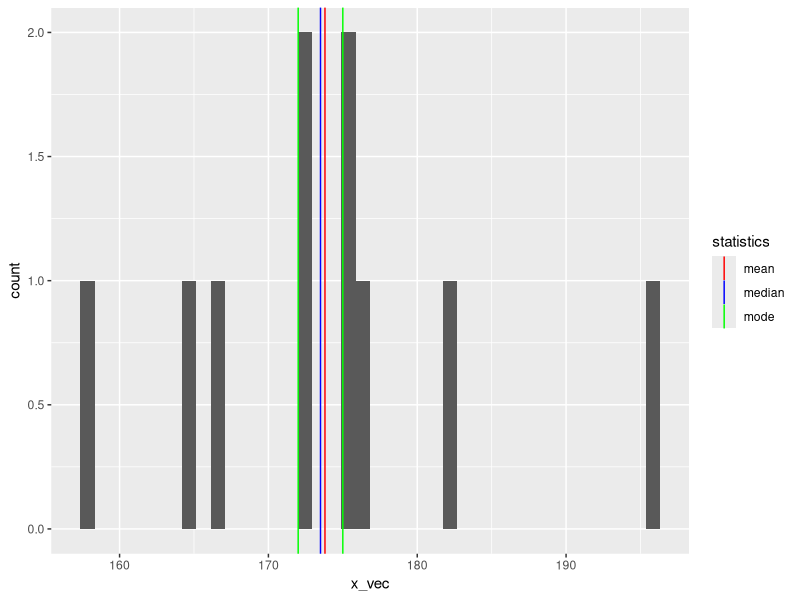
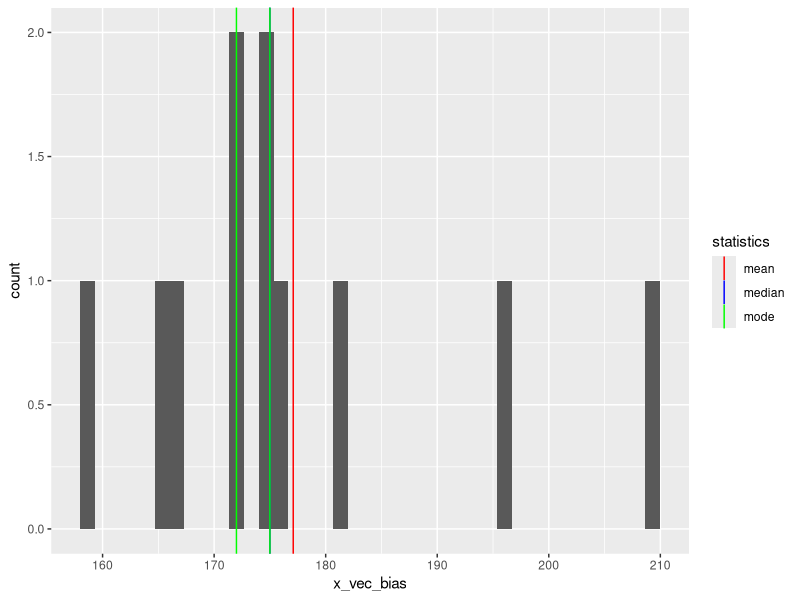
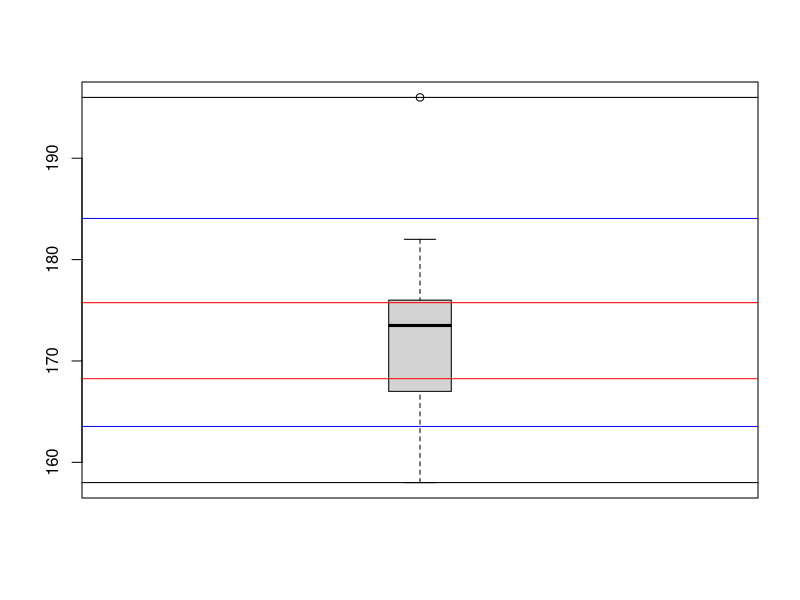
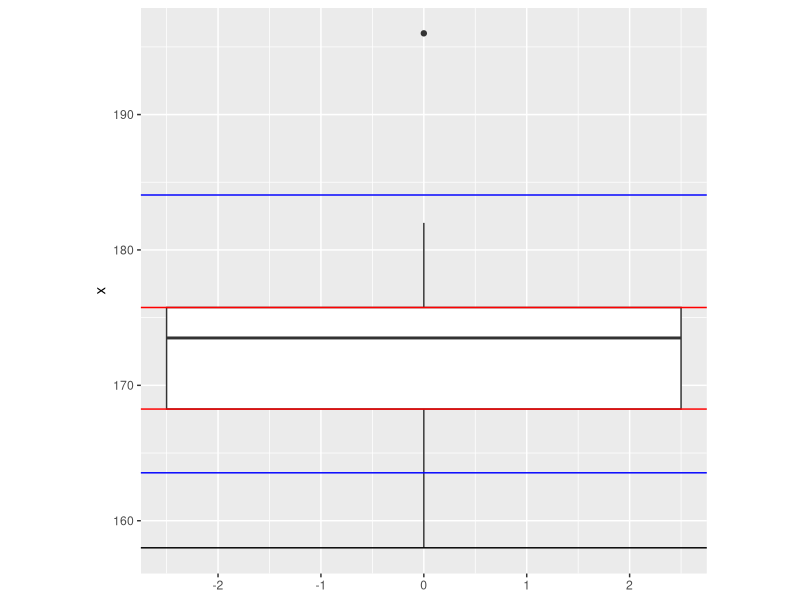
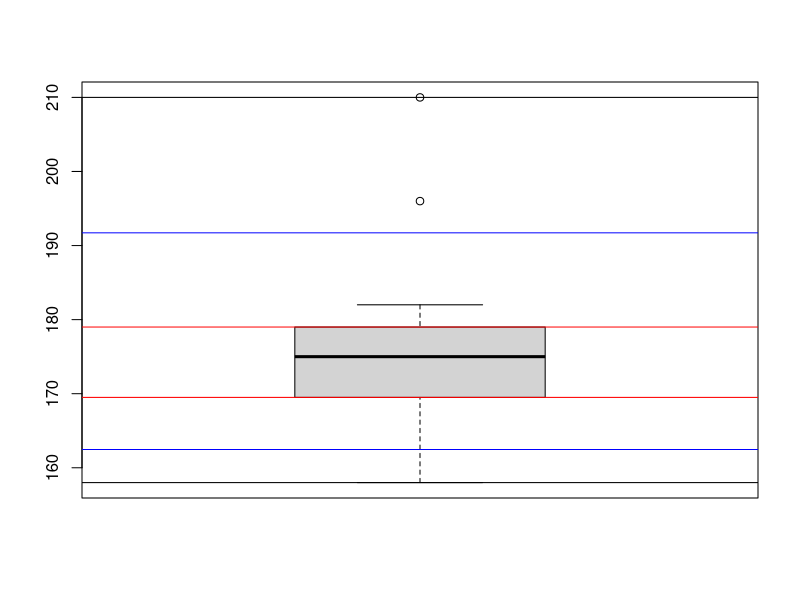
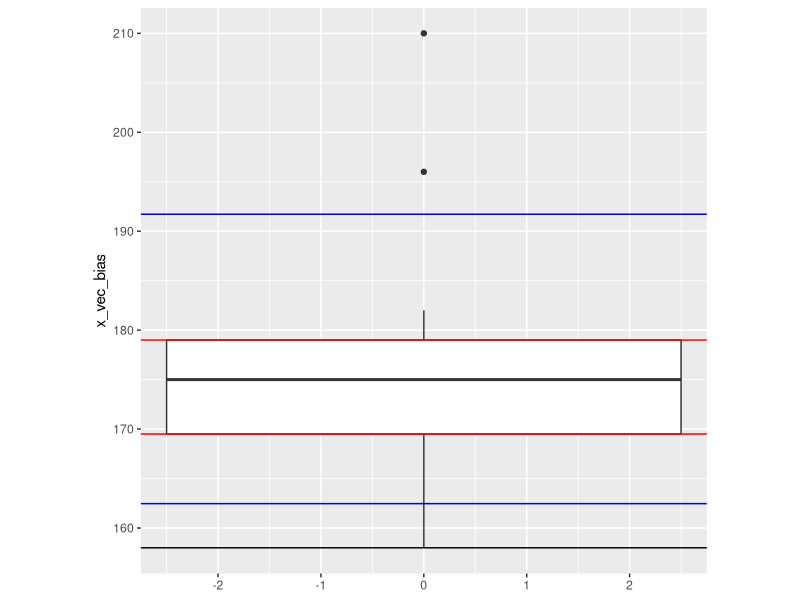
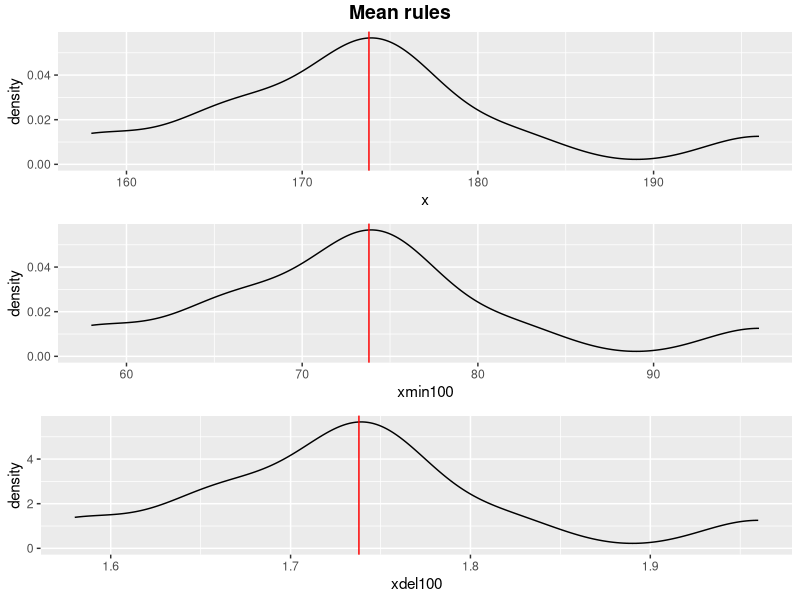
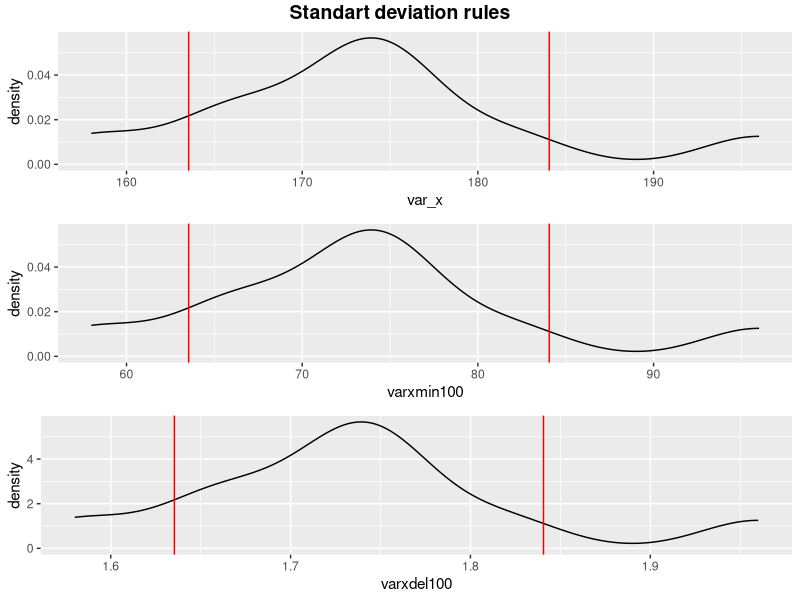

Source code (R) for these figures, in order:
## ---- chunk 1
knitr::opts_chunk$set(echo = TRUE, message = FALSE, error = FALSE)
## ---- chunk 2
library('ggplot2')
library('ggpubr')
library('dplyr')
library('tidyr')
## ---- chunk 3
mean_fun <- function(x){
  return(sum(x)/length(x))
}

med_fun <- function(x){
  return(ifelse(length(x)%%2==0, (sort(x)[length(x)/2]+sort(x)[(length(x)/2)+1])/2, sort(x)[length(x)/2]))
}

mode_fun = function(x){
    return(as.numeric(names(table(x)[table(x)==max(table(x))])))
}
## ---- chunk 4
x <- c(175, 176, 182, 165, 167, 172, 175, 196, 158, 172)

# mean
mean_fun(x)
mean(x)

# mean with trimming
mean(x, trim = 0.1)
mean(sort(x)[-c(1,10)])

# median
median(x)
med_fun(x)

# mode
mode_fun(x)
## ---- chunk 5
library(ggplot2)

x_vec <- x

ggplot()+
  geom_histogram(aes(x_vec), bins=40)+
  geom_vline(aes(xintercept=mean(x_vec), col='mean'))+
  geom_vline(aes(xintercept=median(x_vec), col='median'))+
  geom_vline(aes(xintercept=mode_fun(x_vec), col='mode'))+
  scale_color_manual(name = "statistics", values = c(median = "blue", mean = "red", mode = 'green'))
## ---- chunk 6
x_vec_bias <- c(x_vec,210)

# mean
mean_fun(x_vec_bias)
mean(x_vec_bias)

# mean with trimming
mean(x_vec_bias, trim = 0.1)
mean(sort(x_vec_bias)[-c(1,10)])

# median
median(x_vec_bias)
med_fun(x_vec_bias)

# mode
mode_fun(x_vec_bias)

# plot
ggplot()+
  geom_histogram(aes(x_vec_bias), bins=40)+
  geom_vline(aes(xintercept=mean(x_vec_bias), col='mean'))+
  geom_vline(aes(xintercept=median(x_vec_bias), col='median'))+
  geom_vline(aes(xintercept=mode_fun(x_vec_bias), col='mode'))+
  scale_color_manual(name = "statistics", values = c(median = "blue", mean = "red", mode = 'green'))



## ---- chunk 7
variance <- function(x){
  return(sum((x - mean(x))^2)/(length(x)-1))
}

std <- function(x){
  return(sqrt(sum((x - mean(x))^2)/(length(x)-1)))
}


variance(x)
var(x)

std(x)
sd(x)
## ---- chunk 8
boxplot(x, pars=list(boxwex = 0.2))
# range
abline(h=range(x)[1])
abline(h=range(x)[2])
# IQR - red line
abline(h=quantile(x, c(0.25, 0.75)), col="red")
# 1-sd borders - blue line
abline(h=(mean(x)-sd(x)), col='blue')
abline(h = (mean(x)+sd(x)), col='blue')

ggplot(as.data.frame(x), aes(y = x)) +
  geom_boxplot(width=5) +
  geom_hline(yintercept = range(x)[1]) +
  geom_hline(yintercept = range(x)[0]) +
  geom_hline(yintercept = quantile(x, c(0.25, 0.75)), color = "red") +
  geom_hline(yintercept = (mean(x)-sd(x)), color = "blue")+
  geom_hline(yintercept = (mean(x)+sd(x)), color = "blue")+
  theme(aspect.ratio = 1)

## ---- chunk 9
boxplot(x_vec_bias)
# range
abline(h=range(x_vec_bias)[1])
abline(h=range(x_vec_bias)[2])
# IQR - red line
abline(h=quantile(x_vec_bias, c(0.25, 0.75)), col="red")
# 1-sd borders - blue line
abline(h=(mean(x_vec_bias)-sd(x_vec_bias)), col='blue')
abline(h = (mean(x_vec_bias)+sd(x_vec_bias)), col='blue')

ggplot(as.data.frame(x_vec_bias), aes(y = x_vec_bias)) +
  geom_boxplot(width=5) +
  geom_hline(yintercept = range(x_vec_bias)[1]) +
  geom_hline(yintercept = range(x_vec_bias)[0]) +
  geom_hline(yintercept = quantile(x_vec_bias, c(0.25, 0.75)), color = "red") +
  geom_hline(yintercept = (mean(x_vec_bias)-sd(x_vec_bias)), color = "blue")+
  geom_hline(yintercept = (mean(x_vec_bias)+sd(x_vec_bias)), color = "blue")+
  theme(aspect.ratio = 1)

## ---- chunk 10
mean(x-100)
mean(x) - 100

mean(x / 100)
mean(x) / 100

abs(sum(x - mean(x)) - 0) < 0.000000001
## ---- chunk 11
var(x - 100) == var(x)

var(x / 100)
var(x) / 10000

sd(x / 100)
sd(x) / 100
## ---- chunk 12
names_ <- c('mean_extr', 'mean_div', 'var_extr', 'var_div', 'sd_div')
rules1 <-c((mean(x-100)), (mean(x/100)), (var(x-100)), (var(x/100)), (sd(x/100)))
rules2 <- c((mean(x) - 100), (mean(x) / 100), (var(x)), (var(x) / 10000), (sd(x) / 100))
rul <- data.frame(names_, rules1, rules2)
rul
## ---- chunk 13
df <- data.frame("x" = x , "xmin100" = x-100, "xdel100" = x/100)
m <-  ggplot(df, aes(x))+
      geom_density()+
      geom_vline(xintercept=mean(df$x),col='red')
n <-  ggplot(df, aes(xmin100))+
      geom_density()+
      geom_vline(xintercept=mean(df$xmin100),col='red')
k <-  ggplot(df, aes(xdel100))+
      geom_density()+
      geom_vline(xintercept=mean(df$xdel100),col='red')
fig <- ggarrange(m, n, k, ncol = 1, nrow = 3)
annotate_figure(fig, top = text_grob("Mean rules", face = "bold", size = 14))

## ---- chunk 14
df1 <- data.frame("var_x" = x , "varxmin100" = x-100, "varxdel100" = (x / 100))
f <-  ggplot(df1, aes(var_x))+
      geom_density()+
      geom_vline(xintercept=(mean(df1$var_x)-sd(df1$var_x)),col='red')+
      geom_vline(xintercept=(mean(df1$var_x)+sd(df1$var_x)),col='red')
l<-  ggplot(df1, aes(varxmin100))+
      geom_density()+
      geom_vline(xintercept=(mean(df1$varxmin100)-sd(df1$varxmin100)),col='red')+
      geom_vline(xintercept=(mean(df1$varxmin100)+sd(df1$varxmin100)),col='red')
r<-  ggplot(df1, aes(varxdel100))+
      geom_density()+
      geom_vline(xintercept=(mean(df1$varxdel100)-sd(df1$varxdel100)),col='red')+
      geom_vline(xintercept=(mean(df1$varxdel100)+sd(df1$varxdel100)),col='red')
fig1 <- ggarrange(f, l, r, ncol = 1, nrow = 3)
annotate_figure(fig1, top = text_grob("Standart deviation rules", face = "bold", size = 14))

## ---- chunk 15
# less than 156cm,
pnorm(156, 175, 10)

# more than 198,
pnorm(198, 175, 10, lower.tail = FALSE)


# between 168 and 172 cm
pnorm(172, 175, 10)-pnorm(168, 175, 10)
## ---- chunk 16
# 1-sd : ~68% results
pnorm(1)-pnorm(-1)
# 2-sd : ~95% results
pnorm(2)-pnorm(-2)
# 3-sd : ~99.7% results
pnorm(3)-pnorm(-3)

## ---- chunk 17
sample <- rnorm(100, 175, 10)
mean(sample)
sd(sample)
## ---- chunk 18
sample_st <- (sample-mean(sample))/sd(sample)
# mean ~0
mean(sample_st)
# sd ~1
sd(sample_st) 

## ---- chunk 19
set.seed(42)
pop <- rnorm(1e6, 0, 1)
# 5.1 k = 10
s_10 <- replicate(30,sample(pop, 10))
mean(s_10)
means_10 <- colMeans(s_10)

# 5.2 k = 50
s_50 <- replicate(30,sample(pop, 50))
mean(s_50)
means_50 <- colMeans(s_50)
# 5.3 k = 100
s_100 <- replicate(30,sample(pop, 100))
mean(s_100)
means_100 <- colMeans(s_100)
# 5.4 k = 500
s_500 <- replicate(30,sample(pop, 500))
mean(s_500)
means_500 <- colMeans(s_500)

se <- function(x) sqrt(var(x)/length(x))

# table
means_table <- data.frame(c('mean', 'sd', 'se'),
                          c(mean(means_10), sd(means_10), se(means_10)), 
                      c(mean(means_50), sd(means_50), se(means_50)), 
                      c(mean(means_100), sd(means_100), se(means_100)),
                     c(mean(means_500), sd(means_500), se(means_500)))
names(means_table) <- c('names','10', '50', '100', '500')

means_table

# plots
plot_10 <- ggplot() + 
  geom_histogram(aes(means_10), bins = 40) +
  geom_vline(xintercept=mean(means_10), color="red") +
  geom_vline(xintercept=c(mean(means_10) + se(means_10), 
                          mean(means_10) - se(means_10)), color="blue") +
  ggtitle(label='10')

plot_50 <- ggplot() + 
  geom_histogram(aes(means_50), bins = 40) +
  geom_vline(xintercept=mean(means_50), color="red") +
  geom_vline(xintercept=c(mean(means_50) + se(means_50), 
                          mean(means_50) - se(means_50)), color="blue") +
  ggtitle(label='50')

plot_100 <- ggplot() + 
  geom_histogram(aes(means_100), bins= 40) +
  geom_vline(xintercept=mean(means_100), color="red") +
  geom_vline(xintercept=c(mean(means_100) + se(means_100), 
                          mean(means_100) - se(means_100)), color="blue") +
  ggtitle(label='100')

plot_500 <- ggplot() + 
  geom_histogram(aes(means_500), bins = 40) +
  geom_vline(xintercept=mean(means_500), color="red") +
  geom_vline(xintercept=c(mean(means_500) + se(means_500), 
                          mean(means_500) - se(means_500)), color="blue") +
  ggtitle(label='50')

# facet
ggarrange(plot_10, plot_50, plot_100, plot_500, ncol = 2, nrow = 2)
